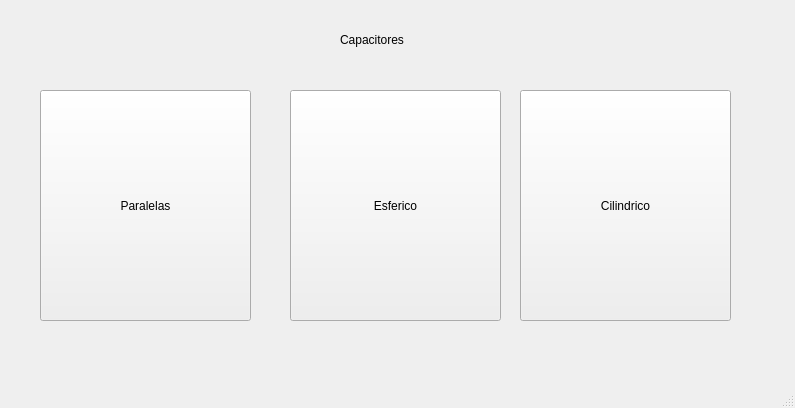
<?xml version="1.0" encoding="UTF-8"?>
<ui version="4.0">
 <class>MainWindow</class>
 <widget class="QMainWindow" name="MainWindow">
  <property name="geometry">
   <rect>
    <x>0</x>
    <y>0</y>
    <width>795</width>
    <height>408</height>
   </rect>
  </property>
  <property name="windowTitle">
   <string>MainWindow</string>
  </property>
  <widget class="QWidget" name="centralwidget">
   <widget class="QPushButton" name="paralelasButton">
    <property name="geometry">
     <rect>
      <x>40</x>
      <y>90</y>
      <width>211</width>
      <height>231</height>
     </rect>
    </property>
    <property name="text">
     <string>Paralelas</string>
    </property>
   </widget>
   <widget class="QPushButton" name="esfericoButton">
    <property name="geometry">
     <rect>
      <x>290</x>
      <y>90</y>
      <width>211</width>
      <height>231</height>
     </rect>
    </property>
    <property name="text">
     <string>Esferico</string>
    </property>
   </widget>
   <widget class="QPushButton" name="cilindricoButton">
    <property name="geometry">
     <rect>
      <x>520</x>
      <y>90</y>
      <width>211</width>
      <height>231</height>
     </rect>
    </property>
    <property name="text">
     <string>Cilindrico</string>
    </property>
   </widget>
   <widget class="QLabel" name="label">
    <property name="geometry">
     <rect>
      <x>340</x>
      <y>30</y>
      <width>251</width>
      <height>20</height>
     </rect>
    </property>
    <property name="text">
     <string>Capacitores</string>
    </property>
   </widget>
  </widget>
  <widget class="QMenuBar" name="menubar">
   <property name="geometry">
    <rect>
     <x>0</x>
     <y>0</y>
     <width>795</width>
     <height>21</height>
    </rect>
   </property>
  </widget>
  <widget class="QStatusBar" name="statusbar"/>
 </widget>
 <resources/>
 <connections/>
</ui>
